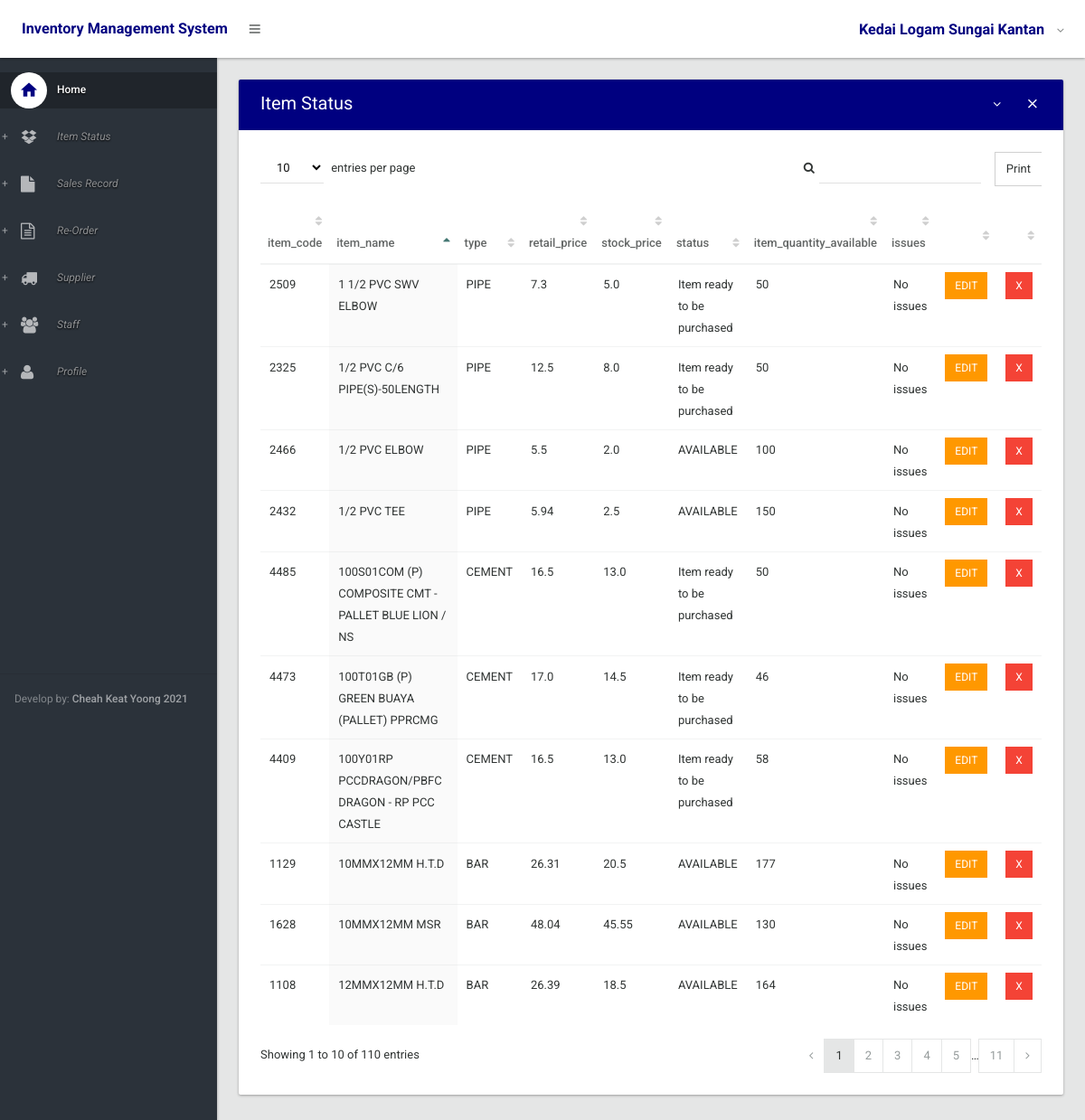
The app's page /item (signed in) with its own data.
### inventory/models.py (models this page shows, shortened)
class item_status(models.Model):
    item_code=models.AutoField(primary_key=True,unique=True)
    item_name=models.CharField(max_length=50,blank=True)
    type= models.CharField(max_length=100,blank=True)
    retail_price=models.FloatField()
    stock_price=models.FloatField(null=True)
    choices =({'AVAILABLE','Item ready to be purchased'},{'SOLD','Item Sold'},{'RESTOCKING','Item restocking in few days'})
    status=models.CharField(max_length=50,choices=choices,default="AVAILABLE") #Available,Sold, Restocking
    item_quantity_available=models.IntegerField()
    issues=models.CharField(max_length=100,default="No issues")

### inventory/views/alpha.py (the view)
# urls.py: url(r'^item$', display_item_status, name="display_item_status"),
@login_required
def display_item_status(request):
    items = item_status.objects.all()
    itemlist=['item_code','item_name','type','retail_price','stock_price','status','item_quantity_available','issues']
    context={
        'list' : itemlist,
        'header': 'Item Status',
        'items1' :items,
    }
    return render(request,'inv/index.html',context)

### inventory/templates/inv/index.html (shortened to what this page needs)
{% extends 'inv/base.html' %}
{% block body %}
<section>
 <div class="section-body">
  <div class="row">
    <div class="col-lg-12">
      <div class="card">
      <div class="card-head style-primary">
      {% if header == None %}
      <header>Table</header>
      {% else%}
<header>{{ header }}</header>
{% endif %}
<div class="tools">
    <a class="btn btn-icon-toggle btn-collapse"><i class="fa fa-angle-down"></i></a>
    <a class="btn btn-icon-toggle btn-close"><i class="md md-close"></i></a>
</div>
        </div>
        <div class="card-body">
        <div class="table-responsive">
<table id="datatable2" class="table order-column hover">
<thead>
<tr>
{% for item in list%}
<th>{{ item }}</th>
{% endfor %}
<th></th>
<th></th>
</tr>
</thead>
<tbody>
{% for item in items1%}
<tr class="gradeX">
<td>{{ item.item_code }}</td>
<td>{{ item.item_name }}</td>
<td>{{ item.type }}</td>
<td>{{ item.retail_price}}</td>
<td>{{ item.stock_price}}</td>
<td>{{ item.status}}</td>
<td>{{ item.item_quantity_available}}</td>
<td>{{ item.issues}}</td>
   <td>
            <a href="{% url 'edit_item_status' item.item_code %}" class="btn btn-warning btn-sm" role="button" aria-pressed="true" > Edit</a>
            </td>
            <td>
            <a href="{% url 'delete_item_status' item.item_code %}" class="btn btn-danger btn-sm" role="button" aria-pressed="true" > x</a>
        </td>
</tr>
{% endfor %}
    </tbody>
  </table>
  </div>
  </div>
  </div>
  </div>
  </div>
  </div>
</section>
{% endblock %}

### records on screen
item_status: item_code "1108", item_name "12MMX12MM H.T.D", type "BAR", retail_price "26.39", stock_price "18.5", status "AVAILABLE", item_quantity_available "164", issues "No issues"
item_status: item_code "1129", item_name "10MMX12MM H.T.D", type "BAR", retail_price "26.31", stock_price "20.5", status "AVAILABLE", item_quantity_available "177", issues "No issues"
item_status: item_code "1628", item_name "10MMX12MM MSR", type "BAR", retail_price "48.04", stock_price "45.55", status "AVAILABLE", item_quantity_available "130", issues "No issues"
item_status: item_code "2325", item_name "1/2 PVC C/6 PIPE(S)-50LENGTH", type "PIPE", retail_price "12.5", stock_price "8.0", status "Item ready to be purchased", item_quantity_available "50", issues "No issues"
item_status: item_code "2432", item_name "1/2 PVC TEE", type "PIPE", retail_price "5.94", stock_price "2.5", status "AVAILABLE", item_quantity_available "150", issues "No issues"
item_status: item_code "2466", item_name "1/2 PVC ELBOW", type "PIPE", retail_price "5.5", stock_price "2.0", status "AVAILABLE", item_quantity_available "100", issues "No issues"
item_status: item_code "2509", item_name "1 1/2 PVC SWV ELBOW", type "PIPE", retail_price "7.3", stock_price "5.0", status "Item ready to be purchased", item_quantity_available "50", issues "No issues"
item_status: item_code "4409", item_name "100Y01RP PCCDRAGON/PBFC DRAGON - RP PCC CASTLE", type "CEMENT", retail_price "16.5", stock_price "13.0", status "Item ready to be purchased", item_quantity_available "58", issues "No issues"
item_status: item_code "4473", item_name "100T01GB (P) GREEN BUAYA (PALLET) PPRCMG", type "CEMENT", retail_price "17.0", stock_price "14.5", status "Item ready to be purchased", item_quantity_available "46", issues "No issues"
item_status: item_code "4485", item_name "100S01COM (P) COMPOSITE CMT - PALLET BLUE LION / NS", type "CEMENT", retail_price "16.5", stock_price "13.0", status "Item ready to be purchased", item_quantity_available "50", issues "No issues"

### other values on screen
{{ header }} "Item Status"
{{ item }} "item_code" "item_name" "type" "retail_price" "stock_price" "status" "item_quantity_available" "issues"
